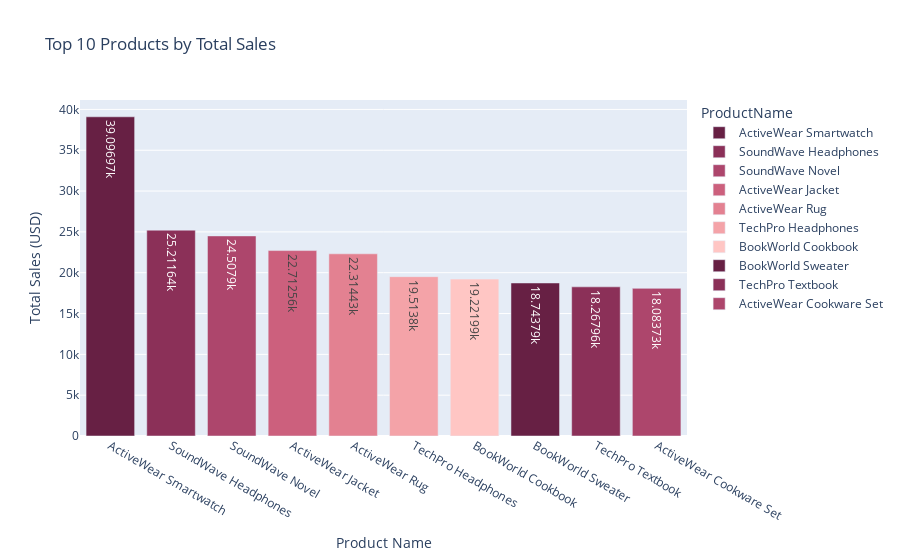

This figure's notebook cell:
### Markdown cell above
### Top 10 Products by Total Sales

### Code cell
fig_top_products = px.bar(
    top_10_products,
    x='ProductName',
    y='TotalValue',
    color='ProductName',
    title='Top 10 Products by Total Sales',
    color_discrete_sequence=px.colors.sequential.Burg[::-1],  
    text_auto=True
)

fig_top_products.update_layout(
    xaxis_title="Product Name", 
    yaxis_title="Total Sales (USD)"
)

### Figure 1 — Plotly figure (JSON) as saved in the notebook; plotly's stock layout.template omitted (floating-point values rounded to 4 significant figures)
{"data": [{"alignmentgroup": "True", "hovertemplate": "ProductName=%{x}<br>TotalValue=%{y}<extra></extra>", "legendgroup": "ActiveWear Smartwatch", "marker": {"color": "rgb(103, 32, 68)", "pattern": {"shape": ""}}, "name": "ActiveWear Smartwatch", "offsetgroup": "ActiveWear Smartwatch", "orientation": "v", "showlegend": true, "textposition": "auto", "texttemplate": "%{y}", "type": "bar", "x": ["ActiveWear Smartwatch"], "xaxis": "x", "y": [39100.0], "yaxis": "y"}, {"alignmentgroup": "True", "hovertemplate": "ProductName=%{x}<br>TotalValue=%{y}<extra></extra>", "legendgroup": "SoundWave Headphones", "marker": {"color": "rgb(139, 48, 88)", "pattern": {"shape": ""}}, "name": "SoundWave Headphones", "offsetgroup": "SoundWave Headphones", "orientation": "v", "showlegend": true, "textposition": "auto", "texttemplate": "%{y}", "type": "bar", "x": ["SoundWave Headphones"], "xaxis": "x", "y": [25210.0], "yaxis": "y"}, {"alignmentgroup": "True", "hovertemplate": "ProductName=%{x}<br>TotalValue=%{y}<extra></extra>", "legendgroup": "SoundWave Novel", "marker": {"color": "rgb(173, 70, 108)", "pattern": {"shape": ""}}, "name": "SoundWave Novel", "offsetgroup": "SoundWave Novel", "orientation": "v", "showlegend": true, "textposition": "auto", "texttemplate": "%{y}", "type": "bar", "x": ["SoundWave Novel"], "xaxis": "x", "y": [24510.0], "yaxis": "y"}, {"alignmentgroup": "True", "hovertemplate": "ProductName=%{x}<br>TotalValue=%{y}<extra></extra>", "legendgroup": "ActiveWear Jacket", "marker": {"color": "rgb(204, 96, 125)", "pattern": {"shape": ""}}, "name": "ActiveWear Jacket", "offsetgroup": "ActiveWear Jacket", "orientation": "v", "showlegend": true, "textposition": "auto", "texttemplate": "%{y}", "type": "bar", "x": ["ActiveWear Jacket"], "xaxis": "x", "y": [22710.0], "yaxis": "y"}, {"alignmentgroup": "True", "hovertemplate": "ProductName=%{x}<br>TotalValue=%{y}<extra></extra>", "legendgroup": "ActiveWear Rug", "marker": {"color": "rgb(227, 129, 145)", "pattern": {"shape": ""}}, "name": "ActiveWear Rug", "offsetgroup": "ActiveWear Rug", "orientation": "v", "showlegend": true, "textposition": "auto", "texttemplate": "%{y}", "type": "bar", "x": ["ActiveWear Rug"], "xaxis": "x", "y": [22310.0], "yaxis": "y"}, {"alignmentgroup": "True", "hovertemplate": "ProductName=%{x}<br>TotalValue=%{y}<extra></extra>", "legendgroup": "TechPro Headphones", "marker": {"color": "rgb(244, 163, 168)", "pattern": {"shape": ""}}, "name": "TechPro Headphones", "offsetgroup": "TechPro Headphones", "orientation": "v", "showlegend": true, "textposition": "auto", "texttemplate": "%{y}", "type": "bar", "x": ["TechPro Headphones"], "xaxis": "x", "y": [19510.0], "yaxis": "y"}, {"alignmentgroup": "True", "hovertemplate": "ProductName=%{x}<br>TotalValue=%{y}<extra></extra>", "legendgroup": "BookWorld Cookbook", "marker": {"color": "rgb(255, 198, 196)", "pattern": {"shape": ""}}, "name": "BookWorld Cookbook", "offsetgroup": "BookWorld Cookbook", "orientation": "v", "showlegend": true, "textposition": "auto", "texttemplate": "%{y}", "type": "bar", "x": ["BookWorld Cookbook"], "xaxis": "x", "y": [19220.0], "yaxis": "y"}, {"alignmentgroup": "True", "hovertemplate": "ProductName=%{x}<br>TotalValue=%{y}<extra></extra>", "legendgroup": "BookWorld Sweater", "marker": {"color": "rgb(103, 32, 68)", "pattern": {"shape": ""}}, "name": "BookWorld Sweater", "offsetgroup": "BookWorld Sweater", "orientation": "v", "showlegend": true, "textposition": "auto", "texttemplate": "%{y}", "type": "bar", "x": ["BookWorld Sweater"], "xaxis": "x", "y": [18740.0], "yaxis": "y"}, {"alignmentgroup": "True", "hovertemplate": "ProductName=%{x}<br>TotalValue=%{y}<extra></extra>", "legendgroup": "TechPro Textbook", "marker": {"color": "rgb(139, 48, 88)", "pattern": {"shape": ""}}, "name": "TechPro Textbook", "offsetgroup": "TechPro Textbook", "orientation": "v", "showlegend": true, "textposition": "auto", "texttemplate": "%{y}", "type": "bar", "x": ["TechPro Textbook"], "xaxis": "x", "y": [18270.0], "yaxis": "y"}, {"alignmentgroup": "True", "hovertemplate": "ProductName=%{x}<br>TotalValue=%{y}<extra></extra>", "legendgroup": "ActiveWear Cookware Set", "marker": {"color": "rgb(173, 70, 108)", "pattern": {"shape": ""}}, "name": "ActiveWear Cookware Set", "offsetgroup": "ActiveWear Cookware Set", "orientation": "v", "showlegend": true, "textposition": "auto", "texttemplate": "%{y}", "type": "bar", "x": ["ActiveWear Cookware Set"], "xaxis": "x", "y": [18080.0], "yaxis": "y"}], "layout": {"barmode": "relative", "legend": {"title": {"text": "ProductName"}, "tracegroupgap": 0}, "title": {"text": "Top 10 Products by Total Sales"}, "xaxis": {"anchor": "y", "categoryarray": ["ActiveWear Smartwatch", "SoundWave Headphones", "SoundWave Novel", "ActiveWear Jacket", "ActiveWear Rug", "TechPro Headphones", "BookWorld Cookbook", "BookWorld Sweater", "TechPro Textbook", "ActiveWear Cookware Set"], "categoryorder": "array", "domain": [0, 1], "title": {"text": "Product Name"}}, "yaxis": {"anchor": "x", "domain": [0, 1], "title": {"text": "Total Sales (USD)"}}}}
